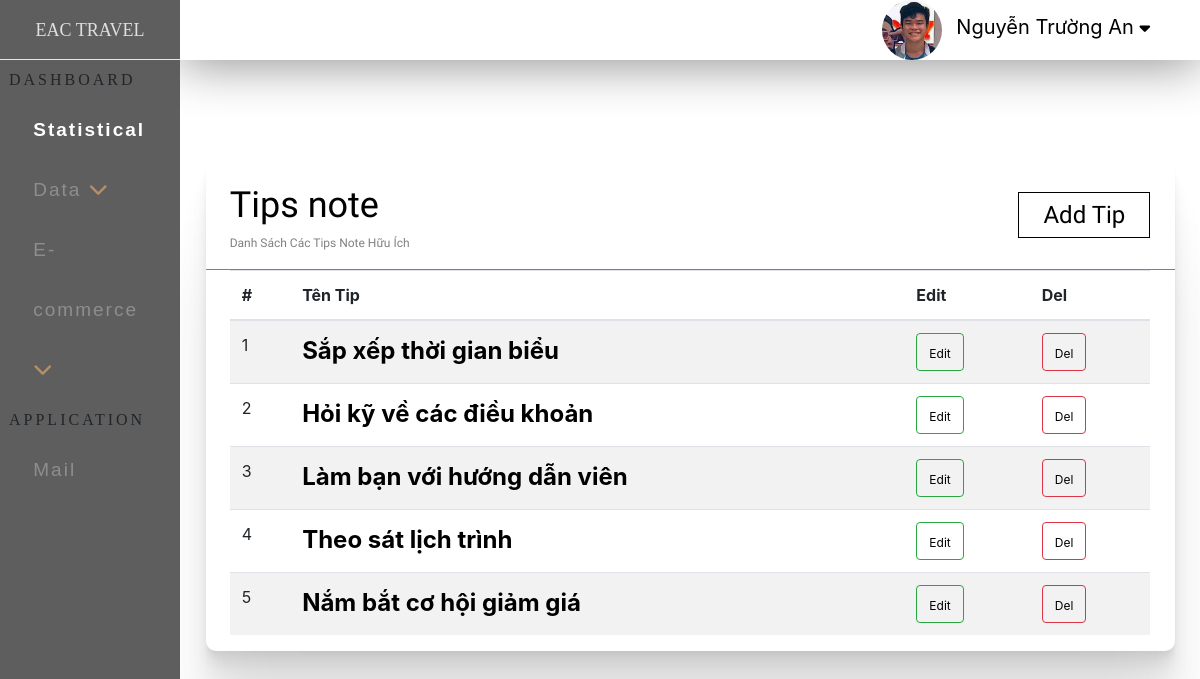
Screenshot of /admin/index.php?ctrl=tipnote (signed in) with the database file from the repository.
### tables this page shows
CREATE TABLE `tip_note` (
  `id_tip` int(11) NOT NULL,
  `name_tip` varchar(50) DEFAULT NULL,
  `img_tip` varchar(50) DEFAULT NULL,
  `trangthai` int(11) DEFAULT NULL
);

### admin/model/database.php (called while the page is built, shortened)
<?php
   function getConnection(){
        $host='localhost';
        $dbname='eac2';
        $userName='root';
        $passWord='';
            $DBH = new PDO('mysql:host='.$host.';dbname='.$dbname,$userName,$passWord);
            return $DBH;
    }
    function query($sql){
        $connect = getConnection();
        $result = $connect -> query($sql);
        return  $result;
    }
?>

### admin/model/login.php (called while the page is built, shortened)
<?php
            include_once('database.php');
            function getad($mail){
                $sql="SELECT * FROM admin WHERE email = '$mail'";
                return query($sql);
            }
?>

### admin/model/tip.php (called while the page is built, shortened)
<?php
        include_once('database.php');
        function getAllTip(){
            $sql="SELECT * from tip_note";
            return query($sql);
        }
?>

### admin/view/tip/index.php (the view)
<div class="full">
    <div class="boxcenter_statis">
        <div class="box_view_place">
                     <div class="title_view_ad">
                        <div class="text_view_place">
                            <span>Tips note</span> <br>
                            Danh Sách Các Tips Note Hữu Ích
                        </div>
                        <div class="btn_tip">
                                <div class="btn_place ">
                                    <a href="index.php?ctrl=tipnote&act=add">Add Tip </a>
                                </div>
                        </div>
                    </div>
                    <div class="full">
                        <div class="boxcenter_statis">
                            <div class="content_view_ad">
                                <table class="table table-striped">
                                    <thead>
                                        <tr>
                                            <th scope="col">#</th>
                                            <th scope="col">Tên Tip</th>
                                            <th scope="col">Edit</th>
                                            <th scope="col">Del</th>
                                        </tr>
                                    </thead>
                                    <tbody>
                                        <?php
                                            foreach($tipadmin as $dd){
                                                echo'
                                                    <tr>
                                                        <td scope="row">'.$dd['id_tip'].'</td>
                                                        <td><a href="index.php?ctrl=tipnote&act=noidungtip&id='.$dd['id_tip'].'" class="nametip">'.$dd['name_tip'].'</a> </td>
                                                        <td><button type="button" class="btn btn-outline-success"><a href="index.php?ctrl=tipnote&act=edit&id='.$dd['id_tip'].'">Edit</a></button></td>
                                                        <td><button type="button" class="btn btn-outline-danger"><a href="index.php?ctrl=tipnote&act=del&id='.$dd['id_tip'].'">Del</a></button></td>
                                                    </tr>
                                                ';
                                            }
                                        ?>
                                     </tbody>
                                </table>
                            </div>
                        </div>
                    </div>
        </div>
    </div>
</div>

### admin/index.php (shortened to what this page needs)
<!DOCTYPE html>
<html lang="en">
<head>
    <link rel="stylesheet" href="css/index.css">
    <link rel="stylesheet" href="css/statistical.css">
    <link rel="stylesheet" href="css/tour.css">
    <link rel="stylesheet" href="css/place.css">
    <link rel="stylesheet" href="css/add.css">
    <link rel="stylesheet" href="css/tip.css">
    <link rel="stylesheet" href="css/content.css">
    <link rel="stylesheet" href="css/contenttip.css">
    <link rel="stylesheet" href="css/usertour.css">
    <link rel="stylesheet" href="https://use.fontawesome.com/releases/v5.6.3/css/all.css">
<link rel="stylesheet" href="https://cdnjs.cloudflare.com/ajax/libs/font-awesome/4.7.0/css/font-awesome.min.css">
    <link rel="stylesheet" href="https://cdn.jsdelivr.net/npm/bootstrap@4.5.3/dist/css/bootstrap.min.css">
    <link rel="stylesheet" href="https://cdnjs.cloudflare.com/ajax/libs/bootstrap-sweetalert/1.0.1/sweetalert.min.css">
</head>
<body>
    <div class="full">
        <div class="ad_left">
                <div class="title_ad_left">
                    EAC TRAVEL
                </div>
                <div class="dashboarid">
                    <div class="title_db">
                        DASHBOARD
                    </div>
                    <div class="content_db">
                        <ul>
                            <li class="active"><a href="index.php" >Statistical</a></li>
                            <li>
                                <a href="#"  class="feat-btn">Data <i class="fas fa-chevron-down"></i></a>
                            </li>
                            <li>
                                <a href="#" class="serv-btn">E-commerce <i class="fas fa-chevron-down"></i></a>
                            </li>
                        </ul>
                    </div>
                </div>
            <div class="dashboarid">
                <div class="title_db">
                   APPLICATION
                </div>
                <div class="content_db">
                    <ul>
                        <li><a href="#" >Mail</a></li>
                    </ul>
                </div>
            </div>
        </div>
            <div class="ad_right">
                <div class="full">
                    <div class="top_ad_right">
                        <?php
                            include_once 'model/login.php';
                            $mail=$_SESSION['admin'];
                            $admin=getad($mail);
                            foreach ($admin as $ad) {
                                echo'
                                <div class="dropdown">
                                    <ul>
                                    <img src="../site/img/'.$ad['img_ad'].'"width="60px"  style="border-radius: 50px;  alt="">
                                        <li><a href="#">'.$ad['name_ad'].' <i class="fa fa-caret-down" style="font-size:17px;color:black"></i></a>
                                        <div class="nav_ad_con">
                                                 <ul>
                                                    <li><a href="#">Changes Pass</a></li>
                                                    <li><a href="logout.php">Log Out</a></li>
                                                </ul>
                                           </div>
                                        </li>
                                    </ul>
                                </div>
                                ';
                            }
                        ?>
                    </div>
                </div>
            <?php
            $ctrl='home';
            if(isset($_GET['ctrl'])){
                $ctrl = $_GET['ctrl'];
            }
            include 'controller/'.$ctrl.'.php';
        ?>
            </div>
    </div>
</body>
</html>

### admin/controller/tipnote.php (shortened to what this page needs)
<?php
    include_once 'model/tip.php';
    $action='index';
    switch($action){
        case 'index':
            $tipadmin = getAllTip();
            include 'view/tip/index.php';
        break;
    }
?>

### admin/css/index.css (style rules this page uses)
body { margin: 0; }
.full { width: 100%; float: left; }
.ad_left { position: fixed; top: 0; left: 0; bottom: 0; width: 15%; background-color:#5e5e5e; }
.title_ad_left { width: 100%; height: 60px; line-height: 60px; font-size: 1.5vw; text-align: center; color: #dfdfdf; border-bottom: 1px solid #e6e6e6; font-family: 'Playfair Display', serif; }
.dashboarid { width: 100%; min-height:300px ; }
.title_db { width: 95%; height: 10%; line-height: 40px; margin-left: 5%; font-family: 'Tinos', serif; letter-spacing: 3px; }
.content_db { width: 85%; min-height: 260px; margin-left: 10%; }
.content_db ul { height: 90%; list-style: none; padding: 0; margin: 0; }
.content_db ul li { line-height: 60px; }
.content_db ul li a { color:#8e8e8e; text-decoration: none; padding-left: 10%; font-size: 19px; display: block; width: 90%; transition:all 0.5s; font-family: 'Noto Sans JP', sans-serif; letter-spacing: 2px; }
* i { color: #b3906a; }
.content_db ul li.active a { color: white; font-weight: bold; }
.ad_right { width: 85%; min-height: 722px; float: right; background-color: #ffffff; }
.top_ad_right { width: 100%; height: 60px; box-shadow:0 5px 50px rgba(0, 0, 0, 0.43); background-color: white; margin-bottom: 50px ; }
.dropdown { text-align: center; float: right; }
.dropdown ul { list-style: none; padding: 0; margin: 0; }
.dropdown ul li { background: white; position: relative; list-style: none; display: inline-block; }
.dropdown ul li a { display: block; padding-right: 50px; padding-left: 10px; color: black; text-decoration: none; line-height: 50px; font-size: 20px; }
button.btn a { color: black; font-size: 1vw; }

### admin/css/statistical.css (style rules this page uses)
.boxcenter_statis { width: 95%; margin: 0 auto 0; }
.title_view_ad { width: 100%; height: 110px; border-radius: 10px 10px 0 0; line-height:30px; font-size: 1vw; border-bottom: 1px solid gray; }

### admin/css/tour.css (style rules this page uses)
.box_view_place { margin: 50px 0; float: left; width: 100%; min-height: 400px; border-radius: 10px; background-color:white; box-shadow: 0 2.8px 2.2px rgba(0, 0, 0, 0.02), 0 6.7px 5.3px rgba(0, 0, 0, 0.028), 0 12.5px 10px rgba(0, 0, 0, 0.035), 0 22.3px 17.9px rgba(0, 0, 0, 0.042), 0 41.8px 33.4px rgba(0, 0, 0, 0.05), 0 100px 80px rgba(0, 0, 0, 0.07) ; }
.text_view_place { float: left; width: 25%; height: 90px; padding-top: 30px; color: gray; font-family: 'Varela Round', sans-serif; margin-left: 2.5%; }
.text_view_place span { font-size: 3vw; padding: 50px 0 0 ; color: black; }

### admin/css/place.css (style rules this page uses)
.btn_place a { padding: 0.7vw 2vw; border: 1px solid black; color: black; transition: all 1s; font-family: 'Varela Round', sans-serif; }

### admin/css/tip.css (style rules this page uses)
body { margin: 0; background-color: #CCC; }
a { color: white; font-size: 18pt; }
.btn_tip { height: 110px; line-height:110px; margin-right: 2.5%; float: right; }
.nametip { color: black; font-weight: bold; }

### admin/css/content.css (style rules this page uses)
body { margin: 0; background-color: rgb(255, 255, 255); }
ul { margin: 0; padding: 0; }
li { margin: 0; padding: 0; list-style: none; }

### admin/css/contenttip.css (style rules this page uses)
body { margin: 0; }

### admin/css/usertour.css (style rules this page uses)
body { margin: 0; background-color: rgb(252, 252, 252); }
ul { margin: 0; padding: 0; }
li { margin: 0; padding: 0; list-style: none; }

### rows the page displays
tip_note: id_tip "1", name_tip "Sắp xếp thời gian biểu"
tip_note: id_tip "2", name_tip "Hỏi kỹ về các điều khoản"
tip_note: id_tip "3", name_tip "Làm bạn với hướng dẫn viên"
tip_note: id_tip "4", name_tip "Theo sát lịch trình"
tip_note: id_tip "5", name_tip "Nắm bắt cơ hội giảm giá"

### other values shown
$ad['name_ad'] "Nguyễn Trường An"
